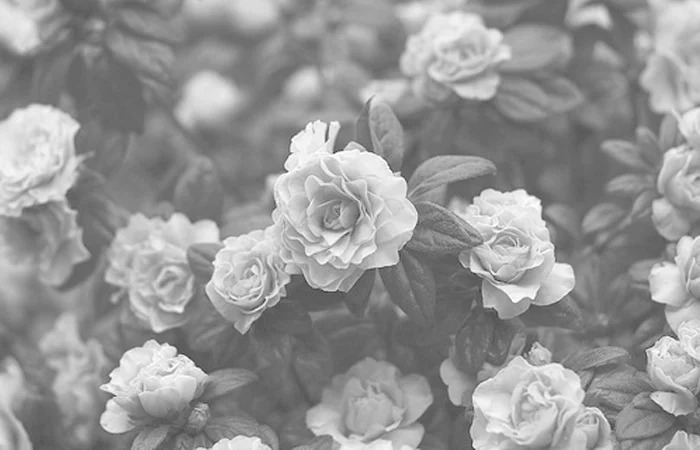
#> input picture LAB4/roses.jpeg, 700 x 450 px
$ jupyter execute Image-Histogram-and-Histogram-Equalization.ipynb
#> lines starting #> are read from the running program, lines starting #| are printed output that depends on the picture
#> further down, image is the input picture: shape (450, 700); min 51, max 255, mean 149.7
[cell 1]
import numpy as np
import cv2
import matplotlib.pyplot as plt

[cell 2]
def equalize_hist(image, L=256):
    # Step 1: Find unique intensity values and their counts
#> called with L = 256
    intensity_levels, counts = np.unique(image, return_counts=True)
#> intensity_levels = 202 values from 51 to 255; counts = 202 values, max 5419 at index 51, min 1 at index 0, mean 1559.4
    total_pixels = image.size
#> total_pixels = 315000

    # Step 2: Calculate PDF and CDF
    pdf = counts / total_pixels
#> pdf = 202 values, max 0.0172 at index 51, min 3.17e-06 at index 0, mean 0.00495
    cdf = np.cumsum(pdf)
#> cdf = 202 values from 3.17e-06 to 1

    # Step 3: Create transformation function
    transform = np.floor((L - 1) * cdf).astype(np.uint8)
#> transform = 202 values from 0 to 255

    # Step 4: Create a mapping dictionary and apply the mapping
    mapping = dict(zip(intensity_levels, transform))
#> mapping = 202 items
    equalized_image = np.vectorize(mapping.get)(image)
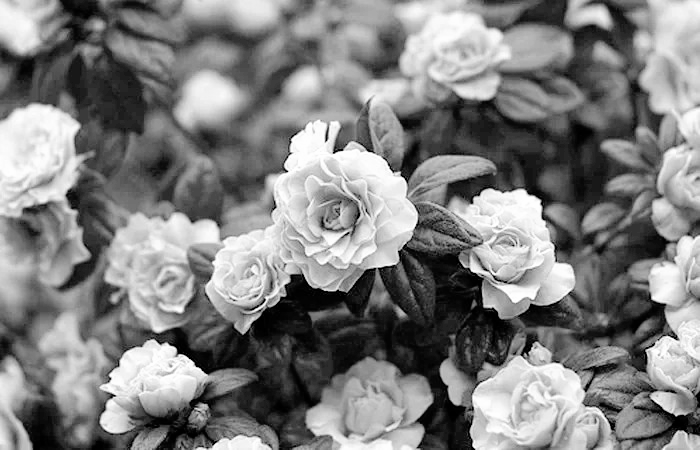
#> equalized_image: shape (450, 700); min 0, max 255, mean 128.1

    return equalized_image.astype(np.uint8)

[cell 3]
# Read image in grayscale
path = "roses.jpeg"
image = cv2.imread(path, cv2.IMREAD_GRAYSCALE)

# Custom histogram equalization
custom_image = equalize_hist(image)

# OpenCV histogram equalization
opencv_image = cv2.equalizeHist(image)

[cell 4]
# Display images
plt.figure(figsize=(12,4))

plt.subplot(1,3,1)
plt.imshow(image, cmap='gray')
plt.title("Original Image")
plt.axis("off")

plt.subplot(1,3,2)
plt.imshow(custom_image, cmap='gray')
plt.title("Custom Equalized Image")
plt.axis("off")

plt.subplot(1,3,3)
plt.imshow(opencv_image, cmap='gray')
plt.title("OpenCV Equalized Image")
plt.axis("off")

plt.tight_layout()
plt.show()
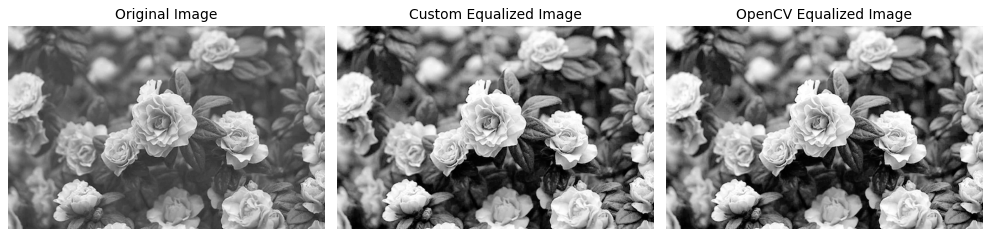
#> figure drawn by matplotlib, 3 panels

[cell 5]
# Display Histograms
plt.figure(figsize=(12,4))

plt.subplot(1,3,1)
plt.hist(image.ravel(), bins=256, range=[0,256])
plt.title("Original Histogram")

plt.subplot(1,3,2)
plt.hist(custom_image.ravel(), bins=256, range=[0,256])
plt.title("Custom Equalized Histogram")

plt.subplot(1,3,3)
plt.hist(opencv_image.ravel(), bins=256, range=[0,256])
plt.title("OpenCV Equalized Histogram")

plt.tight_layout()
plt.show()
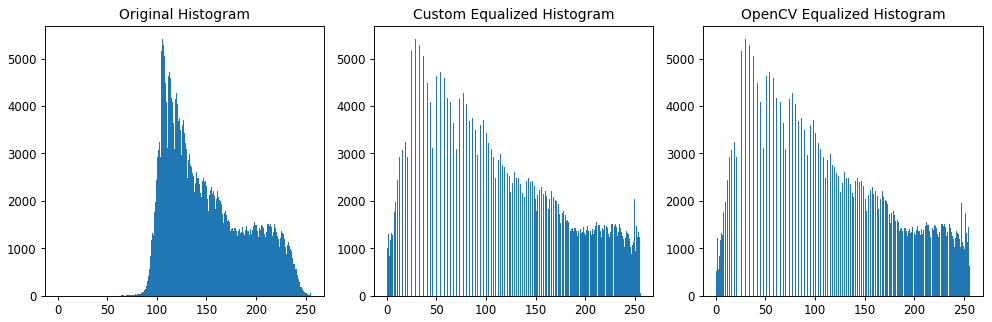
#> figure drawn by matplotlib, 3 panels; panel 1: tallest bar 5419 high, from x = 105 to 106; panel 2: tallest bar 5419 high, from x = 29 to 30; panel 3: tallest bar 5419 high, from x = 29 to 30
